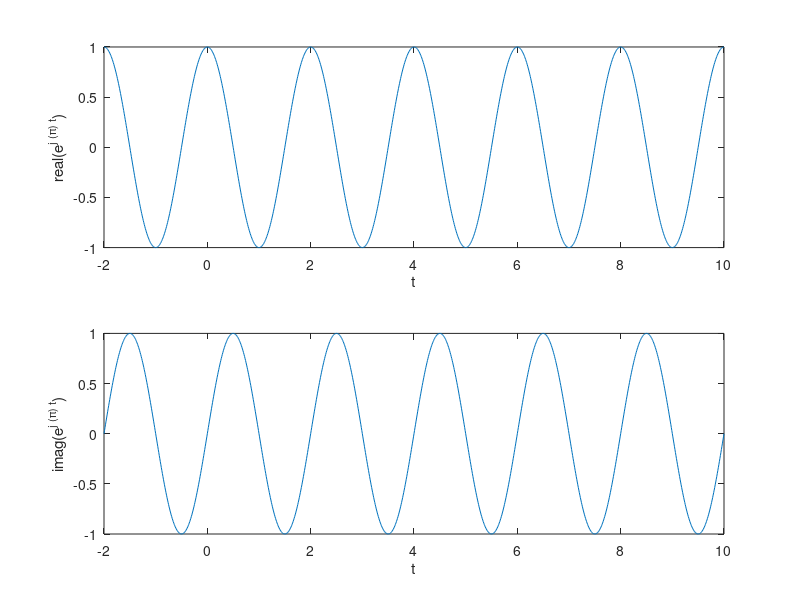

MATLAB code for this plot: (Note: this script raises an error after producing the figure.)
j = sqrt(-1);
t = -2:0.01:10;
omega = pi;
xv = exp(j*omega*t);

subplot(2,1,1);  
plot(t,real(xv));
xlabel('t');  ylabel('real(e^{j (\pi) t})');
subplot(2,1,2);  
plot(t,imag(xv));
xlabel('t');  ylabel('imag(e^{j (\pi) t})');

exportfig(gcf,'complexexpplot.eps','width',5,'height',3,'fontmode','fixed','Color','cmyk','fontsize',8);